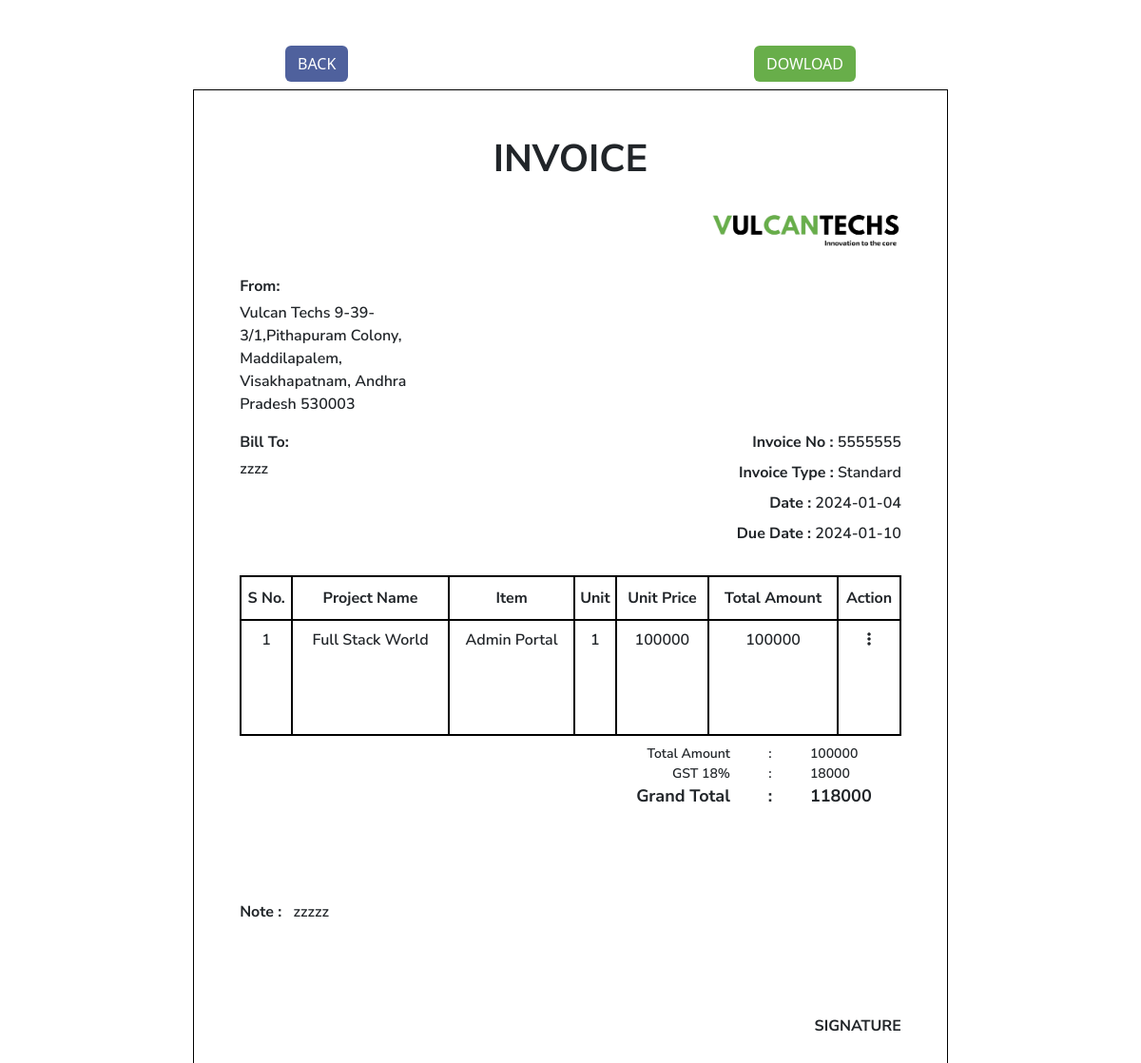
/A4rececipt.php?bill_id=8, run on the app's committed database.
### tables this page shows
CREATE TABLE `invoice_bills` (
  `bill_id` int(11) NOT NULL,
  `invoice_no` varchar(30) NOT NULL,
  `invoice_type` varchar(30) NOT NULL,
  `date` varchar(30) NOT NULL,
  `due_date` varchar(30) NOT NULL,
  `client_name` varchar(50) NOT NULL,
  `project_name` varchar(50) NOT NULL,
  `item` varchar(50) NOT NULL,
  `amount` varchar(100) NOT NULL,
  `gst` varchar(30) NOT NULL,
  `grand_total` varchar(30) NOT NULL,
  `quantity` varchar(30) NOT NULL DEFAULT '1',
  `from_address` longtext NOT NULL,
  `to_address` longtext NOT NULL,
  `add_note` longtext NOT NULL,
  `status` enum('0','1') NOT NULL DEFAULT '1',
  `modify_date_time` timestamp NOT NULL DEFAULT current_timestamp()
);

### A4rececipt.php (the view, shortened to what this page needs)
<?php
require_once('config.php');
?>
<!DOCTYPE html>
<html lang="en">
<head>
    <link href="https://cdn.jsdelivr.net/npm/bootstrap@5.3.2/dist/css/bootstrap.min.css" rel="stylesheet">
    <link rel="stylesheet" href="https://cdnjs.cloudflare.com/ajax/libs/font-awesome/6.5.1/css/all.min.css" />
</head>
<body>
    <div class="mt-5 mx-auto d-flex align-items-center justify-content-between w-50 mb-2">
        <div>
            <input class="btn" style="background-color:#243A85CC; color:white;" type="submit" value="BACK" name="back" id="back">
        </div>
        <div>
            <input class="btn" style="background-color:#68AE4A;color:white;" type="submit" value="DOWLOAD" name="print" id="print">
        </div>
    </div>
    <div id="invoiceBill">
        <div class="container-fluid pt-5 px-5">
            <div class="row mb-3">
                <div class="text-center"><h1 style="font-weight:bold; color:;">INVOICE</h1></div>
            </div>
            <div class="row mb-4">
                <div col="12" class="d-flex justify-content-end">
                    <img src="./images/WhatsApp_Image_2024-01-02_at_1.06.38_PM-removebg-preview.png" width="200px" alt="">
                </div>
            </div>
            <div class="row mb-3">
                <div class="col-6">
                    <ul>
                        <li style="font-weight:bold;" class="pb-1">From:</li>
                        <?php
                        $bill_id = isset($_GET['bill_id']) ? $_GET['bill_id'] : '';
                        $query = mysqli_query($conn, "SELECT * FROM invoice_bills WHERE bill_id = '$bill_id'");
                        $data = mysqli_fetch_assoc($query);?>
                        <li style="width: 60%;"><?php echo $data['from_address'];?></li>
                    </ul>
                </div>
            </div>
            <div class="row mb-4">
                <div class="col-6">
                    <ul>
                        <li style="font-weight:bold;" class="pb-1">Bill To:</li>
                        <li style="width: 60%;"><?php echo $data['to_address'];?></li>
                    </ul>
                </div>
                <div class="col-6 text-end">
                    <ul>
                        <li class="pb-2"><span style="font-weight:bold;">Invoice No :</span> <?php echo $data['invoice_no'];?></li>
                    </ul>
                    <ul>
                        <li class="pb-2"><span style="font-weight:bold;">Invoice Type :</span> <?php echo $data['invoice_type'];?></li>
                    </ul>
                    <ul >
                        <li class="pb-2"><span style="font-weight:bold;">Date :</span> <?php echo $data['date'];?></li>
                    </ul>
                    <ul >
                        <li class="pb-2"><span style="font-weight:bold;">Due Date :</span> <?php echo $data['due_date'];?></li>
                    </ul>
                </div>
            </div>
            <div class="row mb-2">
                <div class="col-12 d-flex align-items-center">
                    <table class="text-center" style="width: 100%;">
                        <thead>
                            <tr>
                                <th>S No.</th>
                                <th>Project Name</th>
                                <th>Item</th>
                                <th>Unit</th>
                                <th>Unit Price</th>
                                <th>Total Amount</th>
                                <th class="printNone">Action</th>
                            </tr>
                        </thead>
                        <tbody>
                            <tr>
                                <td>1</td>
                                <td id="projectName"><?php echo $data['project_name'];?></td>
                                <td id="itemName"><?php echo $data['item'];?></td>
                                <td id="quantity"><?php echo $data['quantity'];?></td>
                                <td id="amount"><?php echo $data['amount'];?></td>
                                <td id="totalAmount"><?php echo $data['amount'];?></td>
                                <td class="printNone">
                                    <div class="btn-group">
                                        <button type="button" class="btn" data-bs-toggle="dropdown" aria-expanded="false">
                                            <i class="fas fa-ellipsis-v"></i>
                                        </button>
                                    </div>
                                </td>
                            </tr>
                        </tbody>
                    </table>
                </div>
            </div>
            <div class="row mb-5 pb-5 d-flex justify-content-end">
                <div class="col-3 text-end">
                    <div class="font">Total Amount</div>
                    <div class="font">GST 18%</div>
                    <div style="font-weight:bold; font-size:18px">Grand Total</div>
                </div>
                <div class="col-1 text-center">
                    <div class="font">:</div>
                    <div class="font">:</div>
                    <div style="font-weight:bold; font-size:18px">:</div>
                </div>
                <div class="col-2 text-start">
                    <div class="font" id="totalAmount2"><?php echo $data['amount'];?></div>
                    <div class="font" id="gst"><?php echo $data['gst'];?></div>
                    <div style="font-weight:bold; font-size:18px" id="grandTotal"><?php echo $data['grand_total'];?></div>
                </div>
            </div>
            <div class="row pb-5 mb-5">
                <div>
                    <?php if ($data['add_note'] != '') { ?>
                        <span style="font-weight:bold;" class="pe-2">Note :</span>
                        <span><?php echo $data['add_note']; ?></span>
                    <?php } ?>
                </div>
            </div>
            <div class="row">
                <div class="d-flex justify-content-end">
                    <span style="font-weight:bold;">SIGNATURE</span>
                </div>
            </div>
        </div>
    </div>
</body>
</html>

### A4rececipt.php (style rules this page uses)
#invoiceBill { width: 21cm; height: 28.7cm; margin: 0px auto; font-family: Arial, sans-serif; border: black 1px solid; font-family: 'Nunito Sans', sans-serif; font-weight: 600; }
li { list-style-type: none; }
ul { padding: 0px; margin: 0px; }
table tr td, tr th { border:2px solid black; }
tr td { padding-bottom:80px; }
tr th { padding:10px 0px; }
.font { font-size:14px; }

### data on the page
invoice_bills: from_address "Vulcan Techs 9-39-3/1,Pithapuram Colony, Maddilapalem, Visakhapatnam, Andhra Pradesh 530003", to_address "zzzz", invoice_no "5555555", invoice_type "Standard", date "2024-01-04", due_date "2024-01-10", project_name "Full Stack World", item "Admin Portal", quantity "1", amount "100000", gst "18000", grand_total "118000", add_note "zzzzz"
